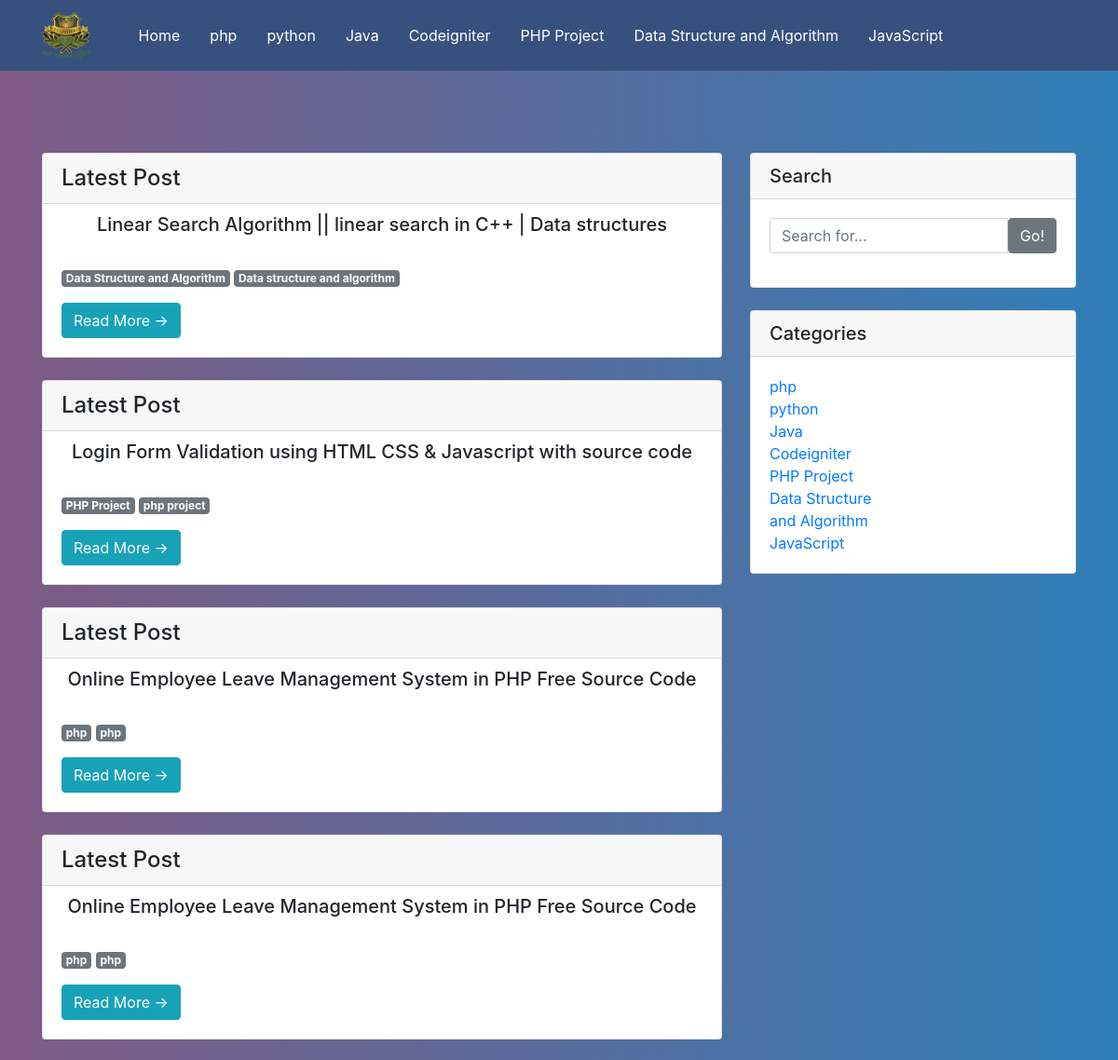
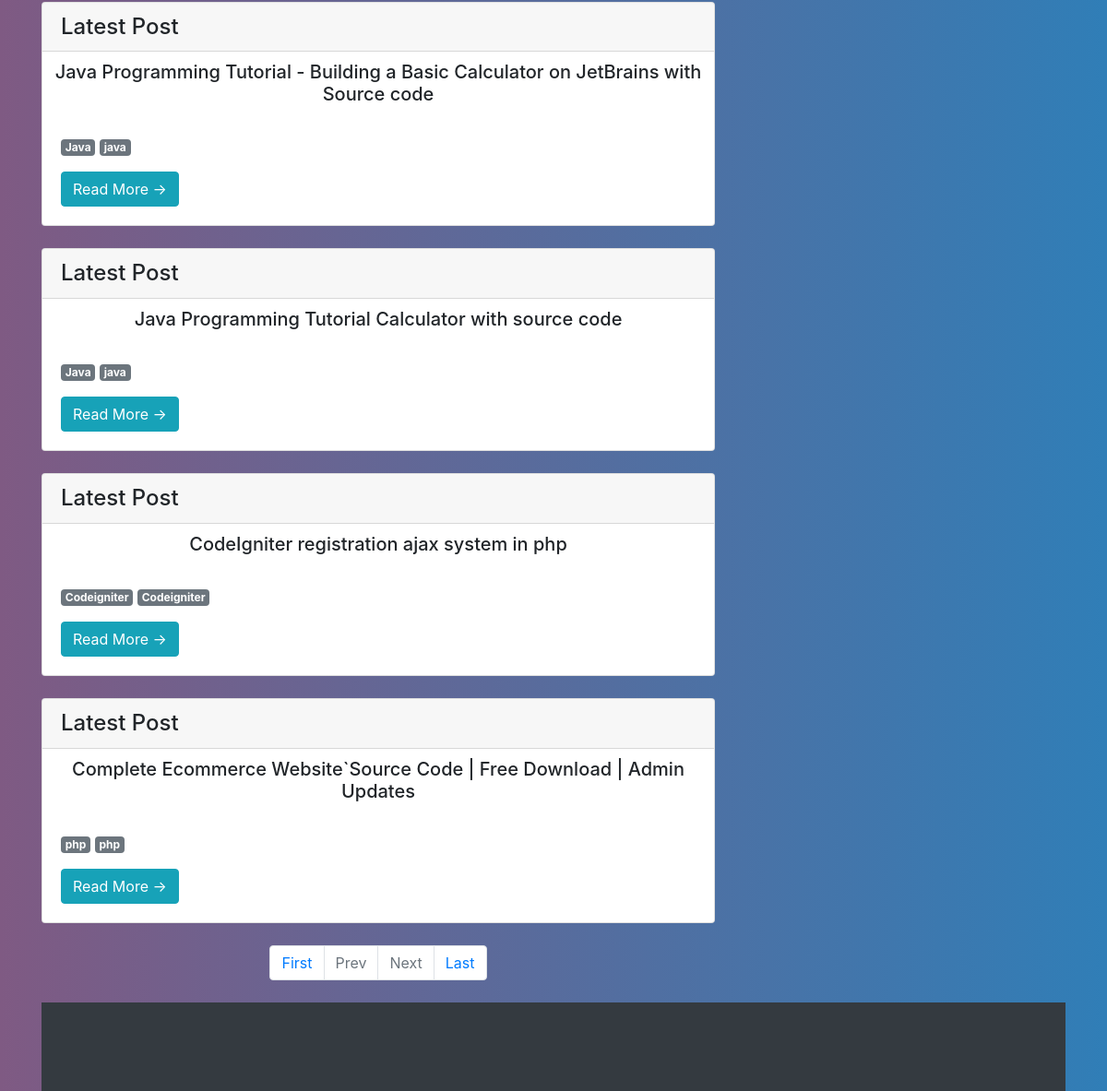
/php/index.php, run on the app's committed database (2 pictures, top to bottom).
### tables this page shows
CREATE TABLE `tblcategory` (
  `id` int(11) NOT NULL,
  `CategoryName` varchar(200) DEFAULT NULL,
  `Description` mediumtext DEFAULT NULL,
  `PostingDate` timestamp NULL DEFAULT current_timestamp(),
  `UpdationDate` timestamp NULL DEFAULT NULL ON UPDATE current_timestamp(),
  `Is_Active` int(1) DEFAULT NULL
);

CREATE TABLE `tblposts` (
  `id` int(11) NOT NULL,
  `PostTitle` longtext DEFAULT NULL,
  `CategoryId` int(11) DEFAULT NULL,
  `SubCategoryId` int(11) DEFAULT NULL,
  `PostDetails` longtext DEFAULT NULL,
  `PostingDate` timestamp NULL DEFAULT current_timestamp(),
  `UpdationDate` timestamp NULL DEFAULT NULL ON UPDATE current_timestamp(),
  `Is_Active` int(1) DEFAULT NULL,
  `PostUrl` mediumtext DEFAULT NULL,
  `PostImage` varchar(255) DEFAULT NULL,
  `viewCounter` int(11) DEFAULT NULL,
  `postedBy` varchar(255) DEFAULT NULL,
  `lastUpdatedBy` varchar(255) DEFAULT NULL
);

CREATE TABLE `tblsubcategory` (
  `SubCategoryId` int(11) NOT NULL,
  `CategoryId` int(11) DEFAULT NULL,
  `Subcategory` varchar(255) DEFAULT NULL,
  `SubCatDescription` mediumtext DEFAULT NULL,
  `PostingDate` timestamp NOT NULL DEFAULT current_timestamp(),
  `UpdationDate` timestamp NULL DEFAULT NULL ON UPDATE current_timestamp(),
  `Is_Active` int(1) DEFAULT NULL
);

### php/index.php (the view, shortened to what this page needs)
<?php
include('includes/config.php');
include('includes/header.php');
    ?>
<!DOCTYPE html>
<html lang="en">
<head>
    <link href="vendor/bootstrap/css/bootstrap.min.css" rel="stylesheet">
    <link href="css/modern-business.css" rel="stylesheet">
    <link href="css/font-awesome.min.css" rel="stylesheet">
</head>
<body>
    <?php include('includes/header.php');?>
    <div class="container">
        <div class="row" style="margin-top: 4%">
            <div class="col-md-8">
                <?php
     if (isset($_GET['pageno'])) {
            $pageno = $_GET['pageno'];
        } else {
            $pageno = 1;
        }
        $no_of_records_per_page = 8;
        $offset = ($pageno-1) * $no_of_records_per_page;
        $total_pages_sql = "SELECT COUNT(*) FROM tblposts";
        $result = mysqli_query($con,$total_pages_sql);
        $total_rows = mysqli_fetch_array($result)[0];
        $total_pages = ceil($total_rows / $no_of_records_per_page);
$query=mysqli_query($con,"select tblposts.id as pid,tblposts.PostTitle as posttitle,tblposts.PostImage,tblcategory.CategoryName as category,tblcategory.id as cid,tblsubcategory.Subcategory as subcategory,tblposts.PostDetails as postdetails,tblposts.PostingDate as postingdate,tblposts.PostUrl as url from tblposts left join tblcategory on tblcategory.id=tblposts.CategoryId left join  tblsubcategory on  tblsubcategory.SubCategoryId=tblposts.SubCategoryId where tblposts.Is_Active=1 order by tblposts.id desc  LIMIT $offset, $no_of_records_per_page");
while ($row=mysqli_fetch_array($query)) {
?>
                <div class="card mb-4">
                    <h4 class="card-header">Latest Post</h4>
                    <h5 style="text-align:center; margin-top:10px ;" class="card-title"><?php echo htmlentities($row['posttitle']);?></h5>
                    <div class="card-body">
                        <p>
                            <a class="badge bg-secondary text-decoration-none link-light"
                                href="category.php?catid=<?php echo htmlentities($row['cid'])?>"
                                style="color:#fff"><?php echo htmlentities($row['category']);?></a>
                            <a class="badge bg-secondary text-decoration-none link-light"
                                style="color:#fff"><?php echo htmlentities($row['subcategory']);?></a>
                        </p>
                        <a href="news-details.php?nid=<?php echo htmlentities($row['pid'])?>" class="btn btn-info">Read
                            More &rarr;</a>
                    </div>
                </div>
                <?php } ?>
                <ul class="pagination justify-content-center mb-4">
                    <li class="page-item"><a href="?pageno=1" class="page-link">First</a></li>
                    <li class="<?php if($pageno <= 1){ echo 'disabled'; } ?> page-item">
                        <a href="<?php if($pageno <= 1){ echo '#'; } else { echo "?pageno=".($pageno - 1); } ?>"
                            class="page-link">Prev</a>
                    </li>
                    <li class="<?php if($pageno >= $total_pages){ echo 'disabled'; } ?> page-item">
                        <a href="<?php if($pageno >= $total_pages){ echo '#'; } else { echo "?pageno=".($pageno + 1); } ?> "
                            class="page-link">Next</a>
                    </li>
                    <li class="page-item"><a href="?pageno=<?php echo $total_pages; ?>" class="page-link">Last</a></li>
                </ul>
            </div>
            <?php include('includes/sidebar.php');?>
        </div>
    </div>
    <?php include('includes/footer.php');?>
    </head>
</body>
</html>

### php/includes/header.php (shortened to what this page needs)
<header class="p-3  text-white" >
    <nav class="navbar fixed-top navbar-expand-lg navbar-dark fixed-to " style="background-color: #37517e;">
        <div class="container">
            <a class="navbar-brand" href="index.php"><img src="images/GLA_University_logo.png" height="50"></a>
            <div class="collapse navbar-collapse" id="navbarResponsive">
                <div class="container">
                    <div class="d-flex flex-wrap align-items-center justify-content-center justify-content-lg-start">
                        <a href="/" class="d-flex align-items-center mb-2 mb-lg-0 text-white text-decoration-none">
                            <svg class="bi me-2" width="5" height="5" role="img" aria-label="Bootstrap">
                                <use xlink:href="#bootstrap" />
                            </svg>
                        </a>
                        <ul class="navbar-nav me-auto mb-2 mb-lg-0">
                            <li class="nav-link  text-right">
                                <a class="nav-link active" aria-current="page" href="index.php">Home</a>
                                <?php $query = mysqli_query($con, "select id,CategoryName from tblcategory");
                                while ($row = mysqli_fetch_array($query)) {
                                    ?>
                                <li class="nav-link text-right">
                                    <a class="nav-link text-white"
                                        href="category.php?catid=<?php echo htmlentities($row['id']) ?>"><?php echo htmlentities($row['CategoryName']); ?></a>
                                </li>
                            <?php } ?>
                        </ul>
                        <br>
                    </div>
                </div>
            </div>
    </nav>
</header>

### php/includes/sidebar.php
  <div class="col-md-4">
          <div class="card mb-4">
            <h5 class="card-header">Search</h5>
            <div class="card-body">
                   <form name="search" action="search.php" method="post">
              <div class="input-group">
        <input type="text" name="searchtitle" class="form-control" placeholder="Search for..." required>
                <span class="input-group-btn">
                  <button class="btn btn-secondary" type="submit">Go!</button>
                </span>
              </form>
              </div>
            </div>
          </div>
          <div class="card my-4">
            <h5 class="card-header">Categories</h5>
            <div class="card-body">
              <div class="row">
                <div class="col-lg-6">
                  <ul class="list-unstyled mb-0">
<?php $query=mysqli_query($con,"select id,CategoryName from tblcategory");
while($row=mysqli_fetch_array($query))
{
?>
                    <li>
                      <a href="category.php?catid=<?php echo htmlentities($row['id'])?>"><?php echo htmlentities($row['CategoryName']);?></a>
                    </li>
<?php } ?>
                  </ul>
                </div>
              </div>
            </div>
          </div>

### php/css/modern-business.css (style rules this page uses)
body { padding-top: 54px; background: linear-gradient(to right, #7F5A83, #307eb7); }
@media (min-width: 992px) { body { padding-top: 56px; } }

### php/index.php (style rules this page uses)
body { background: #0D324D; background: -webkit-linear-gradient(to right, #7F5A83, #274f6b); background: linear-gradient(to right, #7F5A83, #307eb7); }

### data on the page
tblcategory: CategoryName "php"
tblcategory: CategoryName "python"
tblcategory: CategoryName "Java"
tblcategory: CategoryName "Codeigniter"
tblcategory: CategoryName "PHP Project"
tblcategory: CategoryName "Data Structure and Algorithm"
tblcategory: CategoryName "JavaScript"
tblposts: PostTitle "Linear Search Algorithm || linear search in C++ | Data structures", CategoryId.CategoryName "Data Structure and Algorithm", SubCategoryId.Subcategory "Data structure and algorithm"
tblposts: PostTitle "Login Form Validation using HTML CSS & Javascript with source code", CategoryId.CategoryName "PHP Project", SubCategoryId.Subcategory "php project"
tblposts: PostTitle "Online Employee Leave Management System in PHP Free Source Code", CategoryId.CategoryName "php", SubCategoryId.Subcategory "php"
tblposts: PostTitle "Online Employee Leave Management System in PHP Free Source Code", CategoryId.CategoryName "php", SubCategoryId.Subcategory "php"
tblposts: PostTitle "Java Programming Tutorial - Building a Basic Calculator on JetBrains with Source code", CategoryId.CategoryName "Java", SubCategoryId.Subcategory "java"
tblposts: PostTitle "Java Programming Tutorial Calculator with source code", CategoryId.CategoryName "Java", SubCategoryId.Subcategory "java"
tblposts: PostTitle "CodeIgniter registration ajax system in php", CategoryId.CategoryName "Codeigniter", SubCategoryId.Subcategory "Codeigniter"
tblposts: PostTitle "Complete Ecommerce Website`Source Code | Free Download | Admin Updates", CategoryId.CategoryName "php", SubCategoryId.Subcategory "php"
